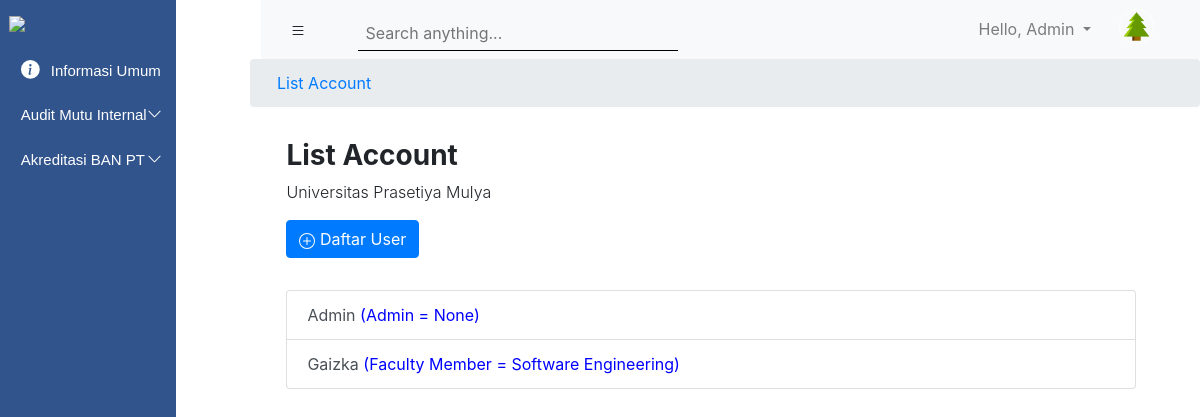
The page /akun/ (signed in) on the database as committed earlier.
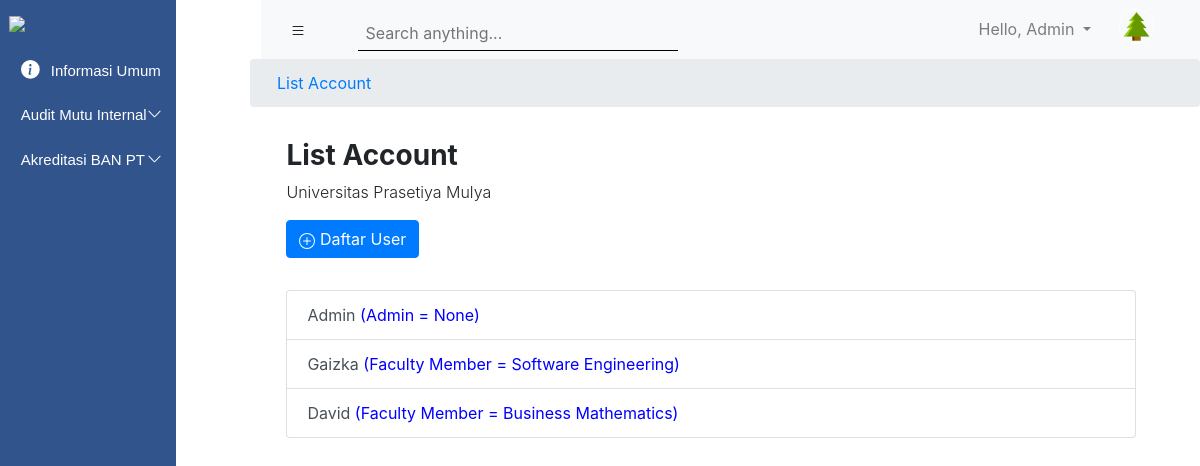
The same page on the database as committed later.
### Accounts/models.py (models this page shows)
class User(AbstractUser):
    prodi = models.ForeignKey(ProgramStudi, models.SET_NULL, blank=True, null=True, default=None)
    role_list = (
        ('Admin', 'Admin'),
        ('Faculty Member', 'Faculty Member'),
        ('Professional Staf', 'Professional Staf')
    )
    roles = models.CharField(choices=role_list, max_length=40)
    profile_picture = models.ImageField(null=True, blank=True)
    objects = UserManager

class ProgramStudi(models.Model):
    nama_prodi = models.CharField(max_length=200)
    def __str__(self):
        return self.nama_prodi

### Accounts/views.py (the view)
# urls.py: path('akun/', akun.as_view(), name='akun'),
class akun(ListView):
    model = get_user_model()
    def get_context_data(self, **kwargs):
        context = super().get_context_data(**kwargs)
        return context

### Templates/Accounts/user_list.html (shortened to what this page needs)
{% extends 'main.html' %}
{% block content %}
<section>
  <nav aria-label="breadcrumb">
      <ol class="breadcrumb">
        <li class="breadcrumb-item"><a href="">List Account</a></li>
      </ol>
  </nav>
</section>
  <section class="page-title" style="margin-left: 17.9rem; ">
      <h3 class="font-weight-bold">List Account</h3>
      <p class="font-weight-light">Universitas Prasetiya Mulya</p>
      <a class="btn btn-primary" href="{% url 'register' %}">
          Daftar User
      </a>
  </section>
  <section class="page-title" style="margin-left: 17.9rem; margin-right: 4rem;">
    <div class="list-group">
      {%for item in object_list%}
        <a type="button" class="list-group-item list-group-item-action button" href="#">
          {{item.first_name}} <span style="color:blue">({{item.roles}} = {{item.prodi}})</span>
        </a>
      {%endfor%}
    </div>
  </section>
{% endblock %}

### Templates/main.html (shortened to what this page needs)
{% load static %}
<!DOCTYPE html>
<html lang="en">
<head>
    <link rel="stylesheet" href="https://stackpath.bootstrapcdn.com/bootstrap/4.5.2/css/bootstrap.min.css">
    <link rel="stylesheet" href="{% static 'css/main.css'%}">
</head>
<body>
    <section class="left_navigation" id="leftSidebar">
        <img src="https://lms.prasetiyamulya.ac.id/pluginfile.php/1/core_admin/logo/0x200/1601623298/logo_upm_putih.png" class="prasmul_logo pt-3">
        <div class="accordion navigation_menu pt-3" id="accordionExample">
          <div class="card card1">
            <div class="card-head card1-2" id="headingOne">
                <a class="btn btn-link btn-block text-left button1" type="button" href="{% url 'Informasi_Umum' %}">
                  <div class="button-content">
                      Informasi Umum
                  </div>
                </a>
            </div>
          </div>
            <div class="card card1">
              <div class="card-head card1-2" id="headingTwo">
                <h2 class="mb-0">
                  <button class="btn btn-link btn-block text-left collapsed button1" id="buttonTest" type="button" data-toggle="collapse" data-target="#collapseTwo" aria-expanded="false" aria-controls="collapseTwo">
                    <div class="button-content-2">
                        <div>Audit Mutu Internal</div>
                        <div class="caret">
                          <svg width="1em" height="1em" viewBox="0 0 16 16" class="bi bi-chevron-up" fill="currentColor" xmlns="http://www.w3.org/2000/svg">
                            <path fill-rule="evenodd" d="M7.646 4.646a.5.5 0 0 1 .708 0l6 6a.5.5 0 0 1-.708.708L8 5.707l-5.646 5.647a.5.5 0 0 1-.708-.708l6-6z"/>
                          </svg>
                        </div>
                    </div>
                  </button>
                </h2>
              </div>
              </div>
            </div>
            <div class="card card1">
              <div class="card-head card1-2" id="headingThree">
                <h2 class="mb-0">
                  <button class="btn btn-link btn-block text-left collapsed button1" id="buttonTest" type="button" data-toggle="collapse" data-target="#collapseThree" aria-expanded="false" aria-controls="collapseThree">
                    <div class="button-content-2">
                      <div>Akreditasi BAN PT</div>
                      <div class="caret">
                        <svg width="1em" height="1em" viewBox="0 0 16 16" class="bi bi-chevron-up" fill="currentColor" xmlns="http://www.w3.org/2000/svg">
                          <path fill-rule="evenodd" d="M7.646 4.646a.5.5 0 0 1 .708 0l6 6a.5.5 0 0 1-.708.708L8 5.707l-5.646 5.647a.5.5 0 0 1-.708-.708l6-6z"/>
                        </svg>
                      </div>
                  </div>
                  </button>
                </h2>
              </div>
              </div>
    </section>
    <section id="rightScreen">
        <nav class="navbar navbar-expand-lg navbar-light bg-light top-bar">
          <div class="right-menu">
            <button class="btn" id="sidebarCollapse">
            </button>
            <div class="search1 ml-4">
              <input class="input-sm border-0 p-2 col-md-11 input_search1" id="searchbox" type="text" placeholder="Search anything...">
            </div>
          </div>
          <div class="profile-area">
            <ul class="navbar-nav ml-auto">
              <li class="nav-item dropdown">
                <a class="nav-link dropdown-toggle user-dropdown" href="#" id="navbarDropdown" role="button" data-toggle="dropdown" aria-haspopup="true" aria-expanded="false">
                  Hello, {{user.first_name}}
                </a>
              </li>
            </ul>
            <div id="container">
              <div class="avatar">
                <img src="{{request.user.profile_picture.url}}" alt="">
              </div>
            </div>
          </div>
        </nav>
    {% block content %}
    {% endblock %}
</body>
</html>

### static/css/main.css (style rules this page uses)
.prasmul_logo { display: block; margin-left: auto; margin-right: auto; width: 90%; }
.card1 { font-family: 'Montserrat', sans-serif; font-size: 15px; background: transparent; background-color: transparent; color: white; border-color: transparent; margin-left: -10px; }
.card1-2 { background: transparent; background-color: transparent; border-color: transparent; padding-top: 0.15rem; padding-bottom: 0.15rem; text-decoration: none; }
.card-head { padding-top: .25rem; border-radius: none; border-bottom: -1px; }
.button1 { font-size: 15px; background-color: transparent; color: white; }
.button-content { margin-left: 1.05rem; }
.button-content-2 { margin-left: 1.05rem; display: flex; justify-content: space-between; }
.caret { -moz-transition: all 0.3s linear; -webkit-transition: all 0.3s linear; transition: all 0.3s linear; }
.collapsed .caret { -webkit-transform: rotate(180deg); transform: rotate(180deg); }
.dropdown-toggle:after { transition: 0.7s; }
.house_icon { margin-top: -5px; margin-right: 7px; }
.top-bar { display: flex; justify-content: space-between; }
.avatar { margin-right: 30px; margin-left: 20px; top: 5%; left: 10%; }
.avatar img { width: 35px; height: 35px; border-radius: 100%; border: 1px solid white; }
.profile-area { display: flex; }
.user-dropdown { text-decoration: none; }
.search1 { display: flex; align-items: center; justify-content: center; height: 100%; width: 350px; }
.input_search1 { vertical-align: middle; padding-top: 0.8rem !important; padding-bottom: 0.3rem !important; border-bottom: 1px solid #000 !important; background-color: #f8f9fa; }
@media (min-width:768px) { .left_navigation { max-width: 261px; height: 100vh; background-color: #31548C; position: fixed; transition: all 0.5s; } }
@media (min-width:768px) { #rightScreen { transition: all 0.5s; } }
@media (min-width:768px) { .breadcrumb { margin-left: 250px; } }
@media (min-width:768px) { ol.breadcrumb { padding-left: 27px; } }
@media (min-width:768px) { .page-title { margin-top: 2rem; margin-left: 17.5rem; margin-right: 4rem; } }
@media (min-width:768px) { .top-bar { margin-left: 261px; } }
.right-menu { display: flex; }

Rows that differ between the two databases and show on the page:
added User: first_name "David", roles "Faculty Member", prodi "Business Mathematics"
